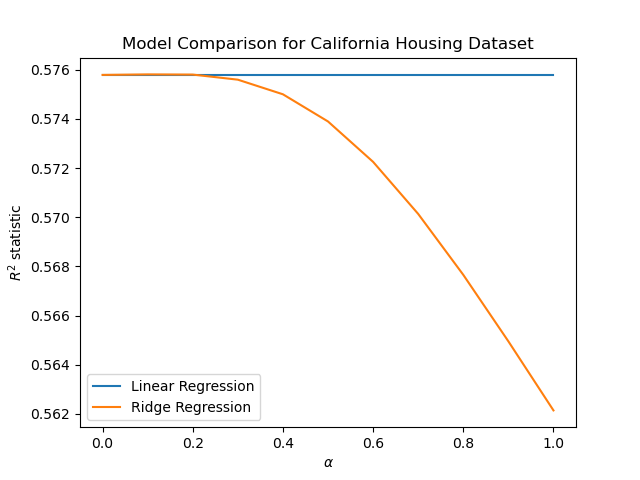

The script that saved this image:
#!/usr/bin/env python3
# File       : P3f.py
# Description: Compare models' performances
# Copyright 2022 Harvard University. All Rights Reserved.

# imports
import numpy as np
import matplotlib.pyplot as plt
from sklearn import datasets
from sklearn.model_selection import train_test_split
from P3a import Regression as reg
from P3c import LinearRegression as linreg
from P3d import RidgeRegression as ridgereg

# data and model setup
dataset = datasets.fetch_california_housing()
X_train,X_test,y_train,y_test = train_test_split(dataset['data'],dataset['target'],test_size=0.2,random_state=42) # split dataset into training set and test set with 80%-20% training-test split 
ols_model = linreg() # instantiate LinearRegression object
ridge_model = ridgereg() # instantiate RidgeRegression object
alphas=np.arange(0,1.1,0.1) # varying alpha values with which to compare models 
ols_model.fit(X_train,y_train)
ols_model_scores = [ols_model.score(X_test,y_test)]*len(alphas)

# calculations
ridge_model_scores = [] # empty ridge scores container
for alpha in alphas:
    ridge_model.set_params(alpha=alpha)
    ridge_model.fit(X_train,y_train)
    score = ridge_model.score(X_test,y_test)
    ridge_model_scores.append(score) # add values to container

# plot details
plt.xlabel(r'$ \alpha $')
plt.ylabel(r'$ R^2 $ statistic')
plt.title('Model Comparison for California Housing Dataset')
# plot
line1 = plt.plot(alphas,ols_model_scores,label='Linear Regression')
line2 = plt.plot(alphas,ridge_model_scores,label='Ridge Regression')
plt.legend(loc='lower left')
plt.savefig('P3f.png')
plt.show()
